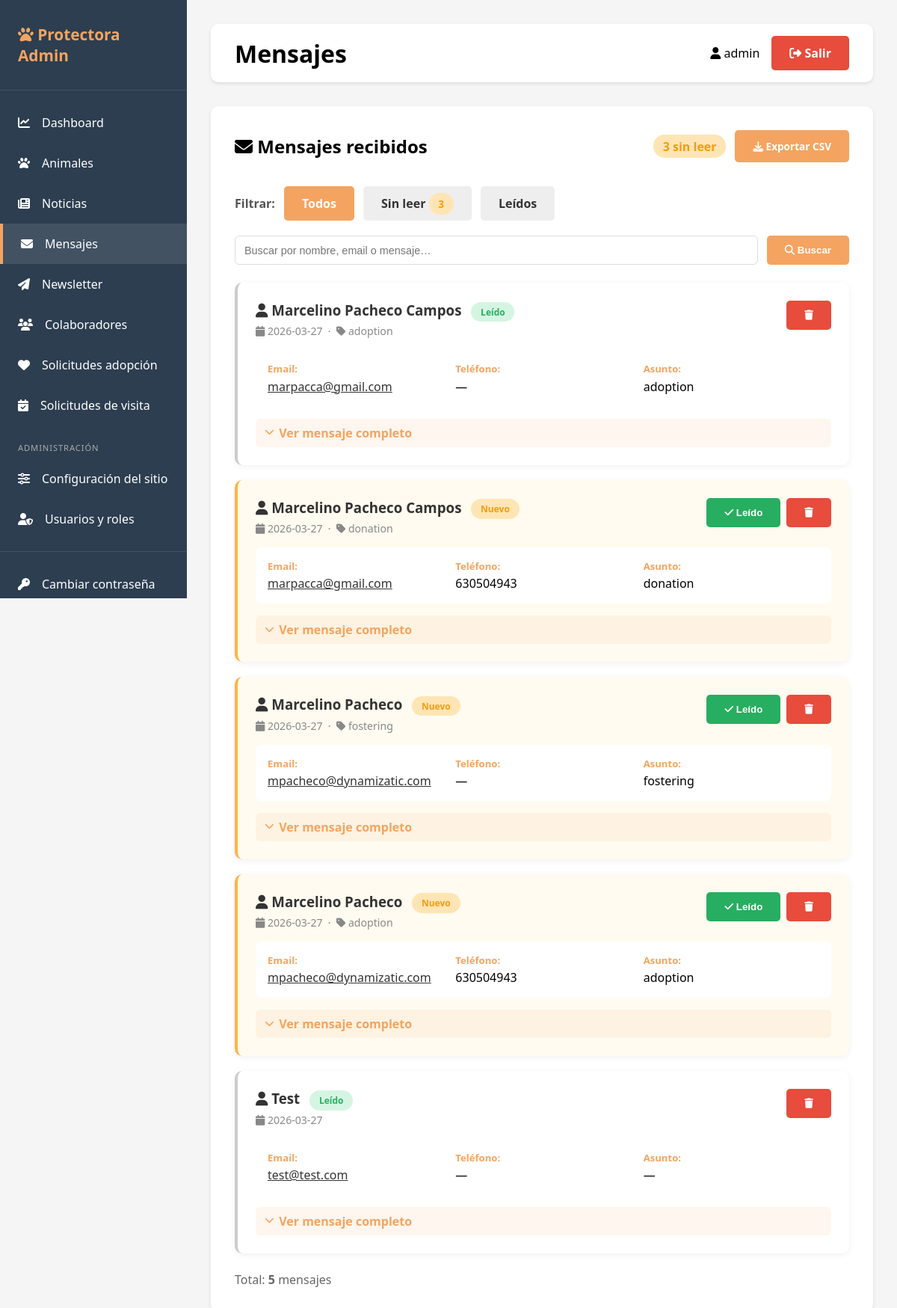
Screenshot of /admin/contacts (signed in) with the database file from the repository.
### tables this page shows
CREATE TABLE contacts (
                id INTEGER PRIMARY KEY AUTOINCREMENT,
                name TEXT NOT NULL,
                email TEXT NOT NULL,
                phone TEXT,
                subject TEXT,
                message TEXT,
                read BOOLEAN DEFAULT 0,
                created_at TIMESTAMP DEFAULT CURRENT_TIMESTAMP
            );

### app.py (the view)
@app.route('/admin/contacts')
@login_required
def list_contacts():
    db = get_db()
    read_filter = request.args.get('filter', '')  # 'unread', 'read' o ''
    search      = request.args.get('search', '').strip()
    placeholder = get_placeholder()
    query  = 'SELECT * FROM contacts WHERE 1=1'
    params = []
    if read_filter == 'unread':
        query += ' AND read = 0'
    elif read_filter == 'read':
        query += ' AND read = 1'
    if search:
        query += f' AND (name LIKE {placeholder} OR email LIKE {placeholder} OR subject LIKE {placeholder} OR message LIKE {placeholder})'
        params.extend([f'%{search}%'] * 4)
    query += ' ORDER BY created_at DESC'
    contacts     = db.execute(query, params).fetchall()
    total_unread = db.execute('SELECT COUNT(*) as c FROM contacts WHERE read = 0').fetchone()['c']
    return render_template('contacts.html', contacts=contacts,
                           read_filter=read_filter, search=search, total_unread=total_unread)

### app.py (called while the page is built)
def generate_csrf_token():
    if '_csrf_token' not in session:
        session['_csrf_token'] = secrets.token_hex(32)
    return session['_csrf_token']

def get_placeholder():
    return '%s' if USE_POSTGRES else '?'

def get_db():
    if USE_POSTGRES:
        conn = psycopg2.connect(DATABASE_URL)
        conn.cursor_factory = psycopg2.extras.RealDictCursor
        return DatabaseWrapper(conn, is_postgres=True)
    else:
        conn = sqlite3.connect(DATABASE)
        conn.row_factory = sqlite3.Row
        return DatabaseWrapper(conn, is_postgres=False)

def login_required(f):
    @wraps(f)
    def decorated_function(*args, **kwargs):
        if 'user_id' not in session:
            return redirect(url_for('login'))
        return f(*args, **kwargs)
    return decorated_function

    def execute(self, query, params=None):
        if self._is_postgres and '?' in query:
            query = query.replace('?', '%s')
        cursor = self._conn.cursor()
        if params:
            cursor.execute(query, params)
        else:
            cursor.execute(query)
        return cursor

### templates/contacts.html (shortened to what this page needs)
{% extends "base.html" %}
{% block page_title %}Mensajes{% endblock %}
{% block content %}
<div style="display: flex; justify-content: space-between; align-items: center; margin-bottom: 2rem;">
    <h2><i class="fas fa-envelope"></i> Mensajes recibidos</h2>
    <div style="display:flex; gap:.75rem; align-items:center;">
        <span class="badge badge-warning" style="font-size: 1rem;">
            {{ total_unread }} sin leer
        </span>
        <a href="{{ url_for('export_contacts_csv') }}" class="btn btn-primary" style="font-size:.85rem;">
            <i class="fas fa-download"></i> Exportar CSV
        </a>
    </div>
</div>
<div style="display:flex; gap:.75rem; margin-bottom:1.25rem; flex-wrap:wrap; align-items:center;">
    <strong style="color:#555;">Filtrar:</strong>
    <a href="{{ url_for('list_contacts', search=search) }}"
       class="btn btn-sm" style="background:{% if not read_filter %}#F4A460; color:white{% else %}#eee; color:#333{% endif %}">Todos</a>
    <a href="{{ url_for('list_contacts', filter='unread', search=search) }}"
       class="btn btn-sm" style="background:{% if read_filter == 'unread' %}#FFB347; color:white{% else %}#eee; color:#333{% endif %}">
       Sin leer{% if total_unread %} <span class="badge badge-warning">{{ total_unread }}</span>{% endif %}</a>
    <a href="{{ url_for('list_contacts', filter='read', search=search) }}"
       class="btn btn-sm" style="background:{% if read_filter == 'read' %}#27ae60; color:white{% else %}#eee; color:#333{% endif %}">Leídos</a>
</div>
<form method="GET" style="display:flex; gap:.75rem; margin-bottom:1.5rem; flex-wrap:wrap;">
    <input type="text" name="search" value="{{ search }}" placeholder="Buscar por nombre, email o mensaje…"
           style="flex:1; min-width:200px; padding:.45rem .75rem; border:1px solid #ddd; border-radius:6px; font-size:.9rem;">
    <button type="submit" class="btn btn-primary btn-sm"><i class="fas fa-search"></i> Buscar</button>
</form>
{% if contacts %}
<div style="display: grid; gap: 1.25rem;">
    {% for contact in contacts %}
    <div style="background:{% if not contact.read %}#fffbf0{% else %}white{% endif %}; border-radius:10px; padding:1.5rem; box-shadow:0 2px 8px rgba(0,0,0,0.06); border-left:4px solid {% if not contact.read %}#FFB347{% else %}#ccc{% endif %};">
        <div style="display:flex; justify-content:space-between; align-items:start; margin-bottom:1rem; flex-wrap:wrap; gap:1rem;">
            <div>
                <h3 style="margin:0 0 0.4rem; color:#333;">
                    <i class="fas fa-user"></i> {{ contact.name }}
                    {% if not contact.read %}
                    <span class="badge badge-warning" style="font-size:0.75rem; vertical-align:middle; margin-left:.5rem;">Nuevo</span>
                    {% else %}
                    <span class="badge badge-success" style="font-size:0.75rem; vertical-align:middle; margin-left:.5rem;">Leído</span>
                    {% endif %}
                </h3>
                <div style="font-size:0.88rem; color:#888;">
                    <i class="fas fa-calendar"></i> {{ contact.created_at[:10] if contact.created_at else '—' }}
                    {% if contact.subject %}
                    &nbsp;·&nbsp; <i class="fas fa-tag"></i> {{ contact.subject }}
                    {% endif %}
                </div>
            </div>
            <div style="display:flex; gap:0.5rem; align-items:center; flex-shrink:0;">
                {% if not contact.read %}
                <form method="POST" action="{{ url_for('mark_contact_read', contact_id=contact.id) }}" style="display:inline;">
                    <button type="submit" class="btn btn-success btn-sm" title="Marcar como leído">
                        <i class="fas fa-check"></i> Leído
                    </button>
                </form>
                {% endif %}
                <form method="POST" action="{{ url_for('delete_contact', contact_id=contact.id) }}" style="display:inline;"
                      onsubmit="return confirm('¿Eliminar este mensaje?');">
                    <button type="submit" class="btn btn-danger btn-sm" title="Eliminar">
                        <i class="fas fa-trash"></i>
                    </button>
                </form>
            </div>
        </div>
        <div style="display:grid; grid-template-columns:repeat(auto-fit, minmax(200px, 1fr)); gap:1rem; padding:1rem; background:white; border-radius:8px; margin-bottom:1rem;">
            <div>
                <strong style="color:#F4A460; display:block; font-size:0.82rem; margin-bottom:.2rem;">Email:</strong>
                <a href="mailto:{{ contact.email }}" style="color:#333; word-break:break-all;">{{ contact.email }}</a>
            </div>
            <div>
                <strong style="color:#F4A460; display:block; font-size:0.82rem; margin-bottom:.2rem;">Teléfono:</strong>
                <span>{{ contact.phone or '—' }}</span>
            </div>
            <div>
                <strong style="color:#F4A460; display:block; font-size:0.82rem; margin-bottom:.2rem;">Asunto:</strong>
                <span>{{ contact.subject or '—' }}</span>
            </div>
        </div>
        <details>
            <summary style="cursor:pointer; color:#F4A460; font-weight:600; padding:.5rem .75rem; border-radius:6px; background:rgba(244,164,96,0.1); list-style:none; display:flex; align-items:center; gap:.4rem;">
                <i class="fas fa-chevron-down" style="font-size:.8rem;"></i> Ver mensaje completo
            </summary>
        </details>
    </div>
    {% endfor %}
</div>
<p style="color:#666; margin-top:1.5rem;">Total: <strong>{{ contacts|length }}</strong> mensajes</p>
{% else %}
<div style="text-align: center; padding: 3rem;">
    <i class="fas fa-inbox" style="font-size: 4rem; color: #ddd; margin-bottom: 1rem;"></i>
    <h3 style="color: #666;">No hay mensajes de contacto</h3>
    <p style="color: #999;">Cuando alguien rellene el formulario de contacto, aparecerá aquí.</p>
</div>
{% endif %}
{% endblock %}

### templates/base.html (style rules this page uses)
* { margin: 0; padding: 0; box-sizing: border-box; }
body { font-family: 'Segoe UI', Tahoma, Geneva, Verdana, sans-serif; background: #f5f5f5; }
.btn { padding: 0.75rem 1.5rem; border: none; border-radius: 5px; cursor: pointer; font-weight: 600; transition: all 0.3s; text-decoration: none; display: inline-block; }
.btn-primary { background: #F4A460; color: white; }
.btn-danger { background: #E74C3C; color: white; }
.btn-success { background: #27AE60; color: white; }
.badge { padding: 0.3rem 0.8rem; border-radius: 15px; font-size: 0.85rem; font-weight: 600; }
.badge-success { background: #D5F5E3; color: #27AE60; }
.badge-warning { background: #FFE5B4; color: #F39C12; }

### rows the page displays
contacts: name "Marcelino Pacheco Campos", read "Leído", created_at "2026-03-27", subject "adoption", email "marpacca@gmail.com", phone "—"
contacts: name "Marcelino Pacheco Campos", read "Nuevo", created_at "2026-03-27", subject "donation", email "marpacca@gmail.com", phone "630504943"
contacts: name "Marcelino Pacheco", read "Nuevo", created_at "2026-03-27", subject "fostering", email "mpacheco@dynamizatic.com", phone "—"
contacts: name "Marcelino Pacheco", read "Nuevo", created_at "2026-03-27", subject "adoption", email "mpacheco@dynamizatic.com", phone "630504943"
contacts: name "Test", read "Leído", created_at "2026-03-27", email "test@test.com", phone "—", subject "—"

### other values shown
{{ session.username }} "admin"
{{ total_unread }} "3"
{{ contacts|length }} "5"
